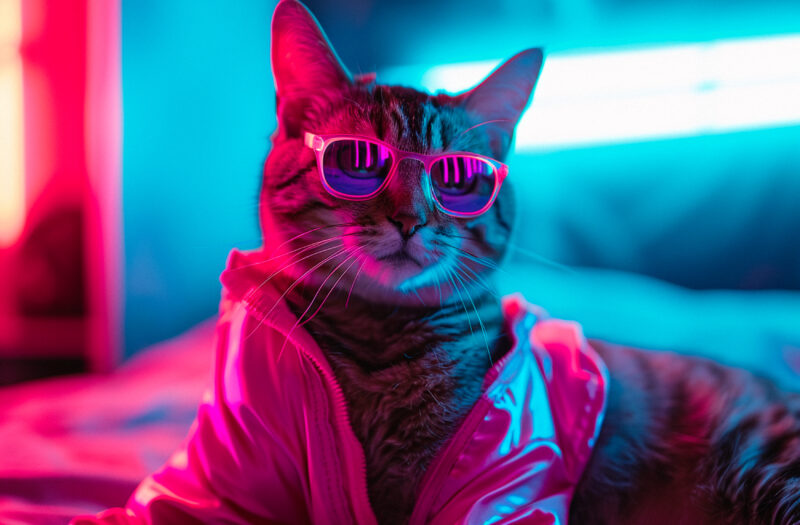
#> input picture task4/cat.jpg, 800 x 525 px
$ jupyter execute tsk4.ipynb
#> lines starting #> are read from the running program, lines starting #| are printed output that depends on the picture
Image to pencil skecth with python

[cell 1]
import cv2

[cell 2]
image = cv2.imread("cat.jpg")
#> image is the input picture: shape (525, 800, 3); mean B, G, R 138.5, 93.3, 96.3
cv2.imshow("cat", image)
cv2.waitKey(0)

[cell 3]
gray_image = cv2.cvtColor(image, cv2.COLOR_BGR2GRAY)
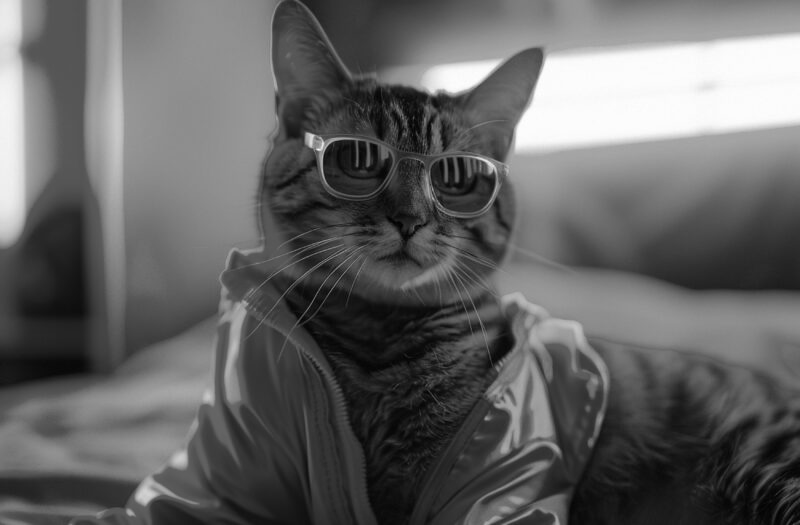
#> gray_image: shape (525, 800); min 1, max 255, mean 99.4
cv2.imshow("New Cat", gray_image)
cv2.waitKey(0)

[cell 4]
inverted_image = 255 - gray_image
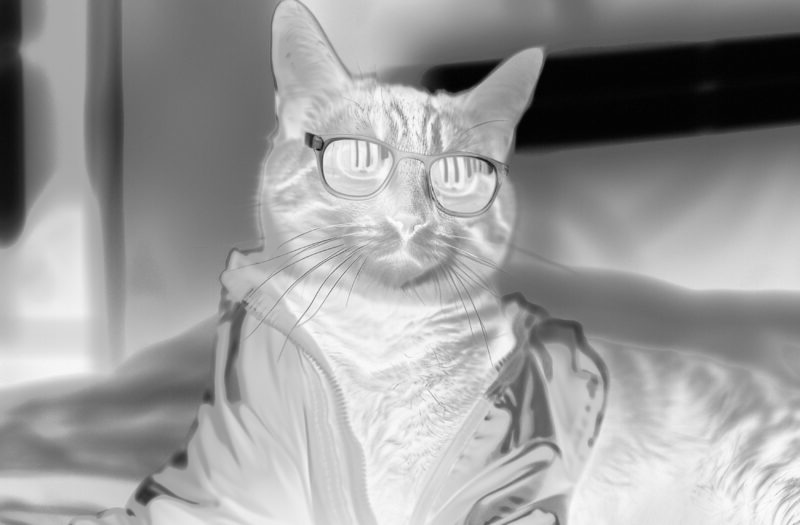
#> inverted_image: shape (525, 800); min 0, max 254, mean 155.6
cv2.imshow("Inverted", inverted_image)
cv2.waitKey()

[cell 5]
blurred = cv2.GaussianBlur(inverted_image, (21, 21), 0)

[cell 6]
inverted_blurred = 255 - blurred
pencil_sketch = cv2.divide(gray_image, inverted_blurred, scale=256.0)
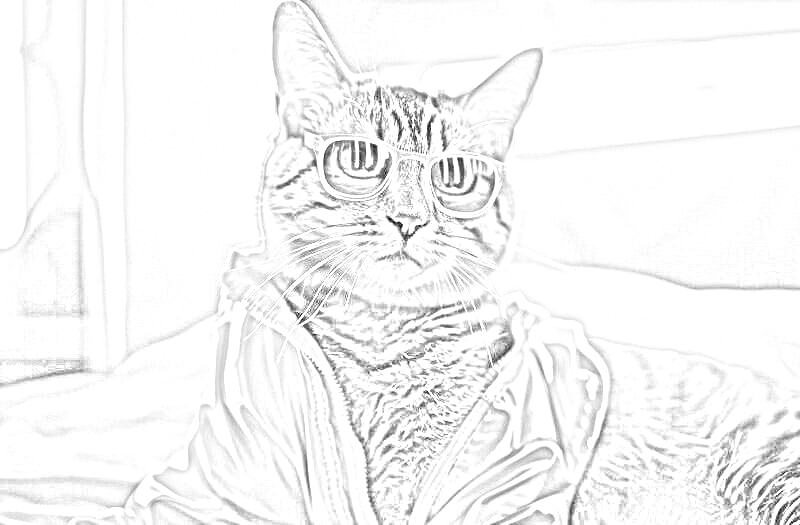
#> pencil_sketch: shape (525, 800); min 9, max 255, mean 245.5
cv2.imshow("Sketch", pencil_sketch)
cv2.waitKey(0)
